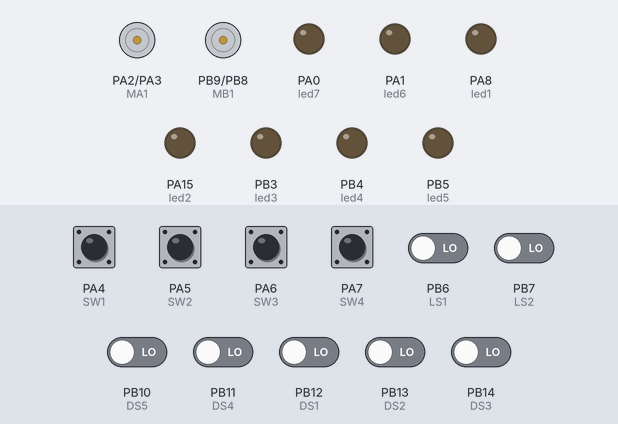
Recording of a sketch running on a simulated STM32 Blue Pill. Parts: motor-driver pin pairs drawn as motors (green arrow = first pin HIGH = forward, orange = second pin HIGH = backward, longer = more drive), output pins drawn as LEDs (lit = HIGH). Inputs (shaded band) come from the test bench; at power-on: PA4 (SW1), PA5 (SW2), PA6 (SW3), PA7 (SW4) HIGH, PB6 (LS1), PB7 (LS2), PB10 (DS5), PB11 (DS4), PB12 (DS1), PB13 (DS2), PB14 (DS3) LOW.

Above: at 0.2 s.
Timing chart, 0 to 1.7 s (numbered marks = the images above):
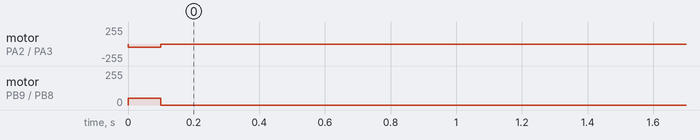

The sketch:

basic-kamii.ino
```cpp
#define DS1 PB12
#define DS2 PB13
#define DS3 PB14
#define DS4 PB11
#define DS5 PB10
#define LS1 PB6
#define LS2 PB7
#define MA1 PA2
#define MA2 PA3
#define MB1 PB9
#define MB2 PB8
#define led1 PA8
#define led2 PA15
#define led3 PB3
#define led4 PB4
#define led5 PB5
#define led6 PA1
#define led7 PA0
#define SW1 PA4
#define SW2 PA5
#define SW3 PA6
#define SW4 PA7

int dv1;
int dv2;
int dv3;
int dv4;
int dv5;
int lv1;
int lv2;
int strategy;
int currentState;
int previousState;

//SETUP
int getStrategy() {
  int b0 = !digitalRead(SW1);
  int b1 = !digitalRead(SW2);
  int b2 = !digitalRead(SW3);
  int b3 = !digitalRead(SW4);
  return (b3 << 3) | (b2 << 2) | (b1 << 1) | b0;
}
enum States {
  IDLE,
  SEARCH,
  ATTACK
};

// MOVEMENT
void forwards() {
  analogWrite(MA1, 0);
  analogWrite(MA2, 50);
  analogWrite(MB1, 50);
  analogWrite(MB2, 0);
}
void backwards() {
  analogWrite(MA1, 50);
  analogWrite(MA2, 0);
  analogWrite(MB1, 0);
  analogWrite(MB2, 50);
}
void turnLeft () {
  analogWrite(MA1, 50);
  analogWrite(MA2, 0);
  analogWrite(MB1, 0);
  analogWrite(MB2, 0);
}
void turnRight() {
  analogWrite(MA1, 0);
  analogWrite(MA2, 0);
  analogWrite(MB1, 0);
  analogWrite(MB2, 50);
}
void brake() {
  analogWrite(MA1, 0);
  analogWrite(MA2, 0);
  analogWrite(MB1, 0);
  analogWrite(MB2, 0);
}
void charge() {
  analogWrite(MA1, 0);
  analogWrite(MA2, 255);
  analogWrite(MB1, 255);
  analogWrite(MB2, 0);
}

// HELPFUL
void getReadings() {
  dv1 = digitalRead(DS1);
  dv2 = digitalRead(DS2);
  dv3 = digitalRead(DS3);
  dv4 = digitalRead(DS4);
  dv5 = digitalRead(DS5);
  lv1 = digitalRead(LS1);
  lv2 = digitalRead(LS2);
}

void setup() {
  pinMode(DS1, INPUT);
  pinMode(DS2, INPUT);
  pinMode(DS3, INPUT);
  pinMode(DS4, INPUT);
  pinMode(DS5, INPUT);
  pinMode(LS1, INPUT);
  pinMode(LS2, INPUT);

  pinMode(SW1, INPUT_PULLUP);
  pinMode(SW2, INPUT_PULLUP);
  pinMode(SW3, INPUT_PULLUP);
  pinMode(SW4, INPUT_PULLUP);

  pinMode(led1, OUTPUT);
  pinMode(led2, OUTPUT);
  pinMode(led3, OUTPUT);
  pinMode(led4, OUTPUT);
  pinMode(led5, OUTPUT);
  pinMode(led6, OUTPUT);
  pinMode(led7, OUTPUT);

  pinMode(MA1, OUTPUT);
  pinMode(MA2, OUTPUT);
  pinMode(MB1, OUTPUT);
  pinMode(MB2, OUTPUT);

  strategy = getStrategy();
  currentState = ATTACK;
  digitalWrite(led2, LOW);
}

void loop() {
  switch(strategy) {
    case (0):
      switch (currentState) {
        case (ATTACK):
          forwards();
          delay(100);
          getReadings();
          while (dv3) {
            delay(100);
            getReadings();
          }
          currentState = SEARCH;
        case (SEARCH):
          brake();
          getReadings();
          if (dv1 || dv2) {
            turnLeft();
            getReadings();
            while (!dv3) {
              delay(100);
              getReadings();
            }
            brake();
            delay(100);
            currentState = ATTACK;
          }
          else if (dv4 || dv5) {
            turnRight();
            getReadings();
            while (!dv3) {
              delay(100);
              getReadings();
            }
            brake();
            delay(100);
            currentState = ATTACK;
          }
        }
    default:
      brake();
      delay(100000);
  }
}
```

Measured:
- by itself, motor on PA2 (MA1) / PA3 (MA2): stopped → backward 50/255 at 0.00 s, → stopped 0.10 s later
- by itself, motor on PB9 (MB1) / PB8 (MB2): stopped → forward 50/255 at 0.00 s, → stopped 0.10 s later
